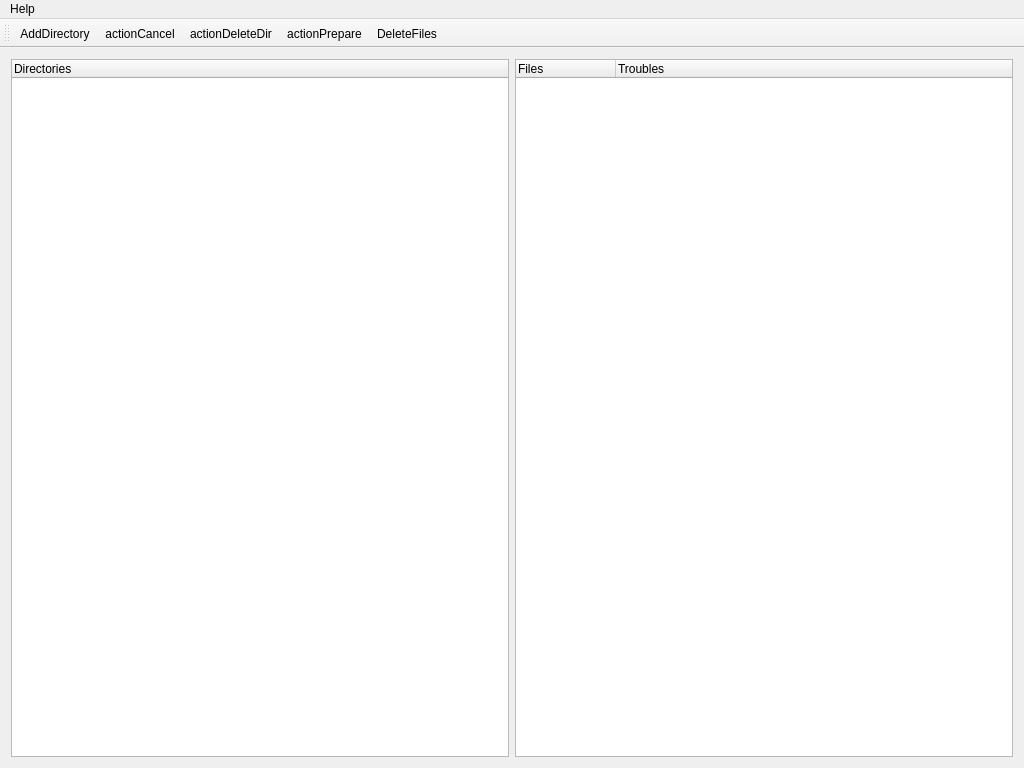
<?xml version="1.0" encoding="UTF-8"?>
<ui version="4.0">
 <class>MainWindow</class>
 <widget class="QMainWindow" name="MainWindow">
  <property name="enabled">
   <bool>true</bool>
  </property>
  <property name="geometry">
   <rect>
    <x>0</x>
    <y>0</y>
    <width>1024</width>
    <height>768</height>
   </rect>
  </property>
  <property name="minimumSize">
   <size>
    <width>1024</width>
    <height>768</height>
   </size>
  </property>
  <property name="windowTitle">
   <string>MainWindow</string>
  </property>
  <property name="windowIcon">
   <iconset>
    <normaloff>img/PROJECT_Katarina_First_Strike_profileicon.png</normaloff>img/PROJECT_Katarina_First_Strike_profileicon.png</iconset>
  </property>
  <property name="iconSize">
   <size>
    <width>40</width>
    <height>40</height>
   </size>
  </property>
  <widget class="QWidget" name="centralWidget">
   <layout class="QHBoxLayout" name="horizontalLayout">
    <item>
     <widget class="QTreeWidget" name="WidgetForDirs">
      <column>
       <property name="text">
        <string>Directories</string>
       </property>
      </column>
     </widget>
    </item>
    <item>
     <widget class="QTreeWidget" name="treeWidget">
      <column>
       <property name="text">
        <string>Files</string>
       </property>
      </column>
      <column>
       <property name="text">
        <string>Troubles</string>
       </property>
      </column>
     </widget>
    </item>
   </layout>
  </widget>
  <widget class="QMenuBar" name="menuBar">
   <property name="geometry">
    <rect>
     <x>0</x>
     <y>0</y>
     <width>1024</width>
     <height>26</height>
    </rect>
   </property>
   <widget class="QMenu" name="menuHelp">
    <property name="title">
     <string>Help</string>
    </property>
    <addaction name="actionAbout"/>
   </widget>
   <addaction name="menuHelp"/>
  </widget>
  <widget class="QToolBar" name="toolBar">
   <property name="windowTitle">
    <string>toolBar</string>
   </property>
   <attribute name="toolBarArea">
    <enum>TopToolBarArea</enum>
   </attribute>
   <attribute name="toolBarBreak">
    <bool>false</bool>
   </attribute>
   <addaction name="actionAdd_Directory"/>
   <addaction name="action_Cancel"/>
   <addaction name="action_DeleteDir"/>
   <addaction name="actionPrepare"/>
   <addaction name="actionDelete_Files"/>
  </widget>
  <action name="actionAdd_Directory">
   <property name="enabled">
    <bool>true</bool>
   </property>
   <property name="icon">
    <iconset>
     <normaloff>../../scandirecC++/257832.png</normaloff>../../scandirecC++/257832.png</iconset>
   </property>
   <property name="text">
    <string>AddDirectory</string>
   </property>
  </action>
  <action name="actionExit">
   <property name="text">
    <string>&amp;Exit</string>
   </property>
  </action>
  <action name="actionAbout">
   <property name="text">
    <string>About</string>
   </property>
  </action>
  <action name="actionScan_Directories">
   <property name="icon">
    <iconset>
     <normaloff>../../scandirecC++/264660.png</normaloff>
     <normalon>../../scandirecC++/54398.png</normalon>
     <selectedon>../../scandirecC++/54398.png</selectedon>../../scandirecC++/264660.png</iconset>
   </property>
   <property name="text">
    <string>ScanDirectories</string>
   </property>
   <property name="toolTip">
    <string>ScanDirectories</string>
   </property>
  </action>
  <action name="actionDelete_Files">
   <property name="checkable">
    <bool>false</bool>
   </property>
   <property name="icon">
    <iconset>
     <normaloff>../../scandirecC++/trash-512.png</normaloff>
     <selectedoff>../../scandirecC++/IMG_20180619_182459.jpg</selectedoff>../../scandirecC++/trash-512.png</iconset>
   </property>
   <property name="text">
    <string>DeleteFiles</string>
   </property>
   <property name="toolTip">
    <string>DeleteFiles</string>
   </property>
   <property name="shortcut">
    <string>Del</string>
   </property>
  </action>
  <action name="action_Cancel">
   <property name="icon">
    <iconset resource="resource.qrc">
     <normaloff>:/img/iconfinder_error_1646012.png</normaloff>:/img/iconfinder_error_1646012.png</iconset>
   </property>
   <property name="text">
    <string>actionCancel</string>
   </property>
  </action>
  <action name="action_DeleteDir">
   <property name="icon">
    <iconset resource="resource.qrc">
     <normaloff>:/img/remove-folder-circular-button.png</normaloff>:/img/remove-folder-circular-button.png</iconset>
   </property>
   <property name="text">
    <string>actionDeleteDir</string>
   </property>
   <property name="toolTip">
    <string>DeleteDir</string>
   </property>
  </action>
  <action name="actionPrepare">
   <property name="text">
    <string>actionPrepare</string>
   </property>
   <property name="toolTip">
    <string>actionPrepare</string>
   </property>
  </action>
 </widget>
 <layoutdefault spacing="6" margin="11"/>
 <resources>
  <include location="resource.qrc"/>
 </resources>
 <connections/>
</ui>
